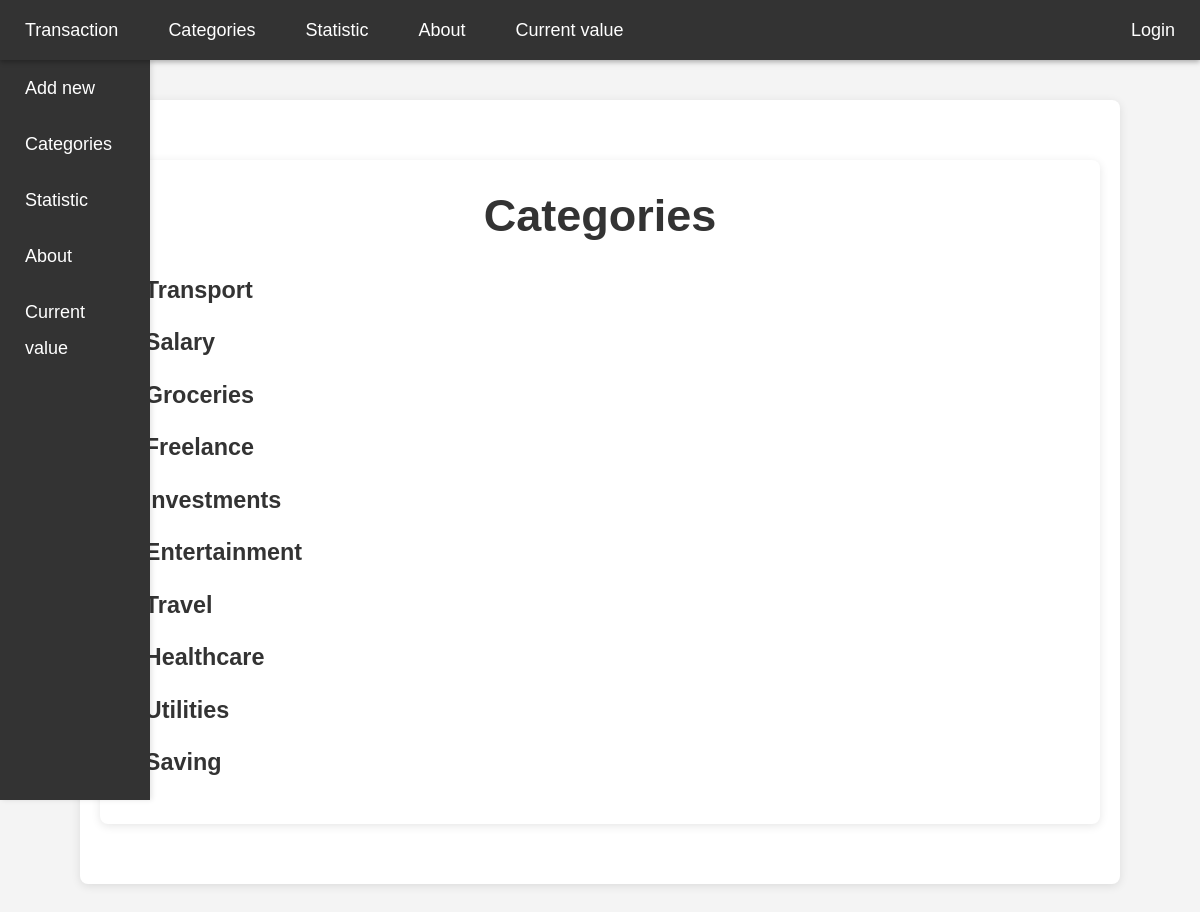
The page /category/ on the database its author committed.
### testsite/models.py (models this page shows, shortened)
class Category(models.Model):
    name = models.CharField(max_length=20, unique=True, db_index=True)
    description = models.CharField(max_length=500, blank=True, null=True)
    slug  =  models.SlugField(max_length=20, unique=True,  db_index=True)
    class Meta:
        verbose_name = 'Category'
        verbose_name_plural = 'Categories'

### testsite/views.py (the view)
# urls.py: path('category/', views.category, name='category'),
def category(request):
    categories = Category.objects.all()
    data = {
        'categories': categories
    }
    return render(request, 'testsite/category.html', context=data)

### IdeaProjects/DjangoTestPrj/testapp/testsite/templates/testsite/category.html (shortened to what this page needs)
{% extends 'base.html' %}
{% block body %}
    <div class="categories-page">
        <h1>Categories</h1>
        {% if categories %}
            <ul class="no-bullets">
                {% for category in categories %}
                    <li>
                        <details>
                            <summary>{{ category.name }}</summary>
                        </details>
                    </li>
                {% endfor %}
            </ul>
        {% else %}
            <p>No categories available.</p>
        {% endif %}
    </div>
{% endblock %}

### testsite/static/testsite/css/styles.css (style rules this page uses)
body, html { margin: 0; padding: 0; font-family: Arial, sans-serif; background-color: #f4f4f4; color: #333; }
.content h1, .content h2, .content h3 { margin-top: 0; }
.categories-page { padding: 20px; max-width: 1000px; margin: 40px auto; background-color: white; border-radius: 8px; box-shadow: 0 2px 10px rgba(0, 0, 0, 0.1); font-size: 18px; line-height: 1.6; }
.categories-page h1 { font-size: 2.5em; margin-bottom: 20px; color: #333; text-align: center; }
.categories-page li { margin-bottom: 10px; }
.categories-page details summary { font-size: 1.3em; font-weight: bold; cursor: pointer; color: #333; margin-bottom: 5px; }
.no-bullets { list-style-type: none; padding-left: 0; margin-left: 0; }

### rows shown on the page
Category: name "Transport"
Category: name "Salary"
Category: name "Groceries"
Category: name "Freelance"
Category: name "Investments"
Category: name "Entertainment"
Category: name "Travel"
Category: name "Healthcare"
Category: name "Utilities"
Category: name "Saving"
